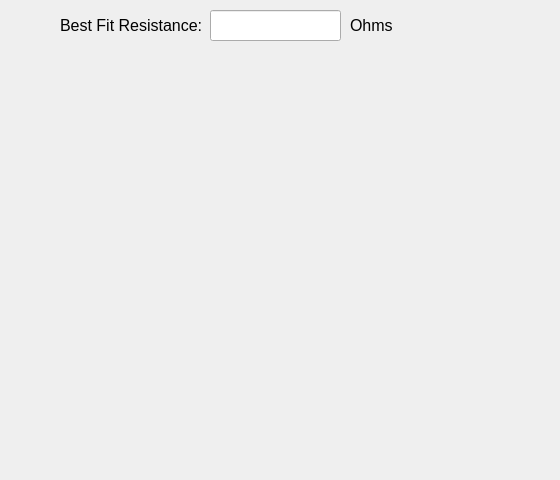
            <widget class="QWidget" name="tab_8">
             <attribute name="title">
              <string>Descending Source Plot</string>
             </attribute>
             <widget class="QWidget" name="widget_right" native="true">
              <property name="geometry">
               <rect>
                <x>10</x>
                <y>50</y>
                <width>541</width>
                <height>421</height>
               </rect>
              </property>
              <property name="sizePolicy">
               <sizepolicy hsizetype="Expanding" vsizetype="Minimum">
                <horstretch>0</horstretch>
                <verstretch>0</verstretch>
               </sizepolicy>
              </property>
              <widget class="MatplotlibWidget" name="mplwidget_right">
               <property name="geometry">
                <rect>
                 <x>200</x>
                 <y>140</y>
                 <width>151</width>
                 <height>91</height>
                </rect>
               </property>
               <property name="sizePolicy">
                <sizepolicy hsizetype="Preferred" vsizetype="Preferred">
                 <horstretch>0</horstretch>
                 <verstretch>0</verstretch>
                </sizepolicy>
               </property>
              </widget>
             </widget>
             <widget class="QLabel" name="label_20">
              <property name="geometry">
               <rect>
                <x>60</x>
                <y>10</y>
                <width>151</width>
                <height>31</height>
               </rect>
              </property>
              <property name="font">
               <font>
                <pointsize>12</pointsize>
               </font>
              </property>
              <property name="text">
               <string>Best Fit Resistance:</string>
              </property>
             </widget>
             <widget class="QLineEdit" name="lineEdit_best_fit_resistance_descending">
              <property name="geometry">
               <rect>
                <x>210</x>
                <y>10</y>
                <width>131</width>
                <height>31</height>
               </rect>
              </property>
              <property name="font">
               <font>
                <pointsize>12</pointsize>
               </font>
              </property>
              <property name="text">
               <string/>
              </property>
             </widget>
             <widget class="QLabel" name="label_resistance_unit_descending">
              <property name="geometry">
               <rect>
                <x>350</x>
                <y>10</y>
                <width>51</width>
                <height>31</height>
               </rect>
              </property>
              <property name="font">
               <font>
                <pointsize>12</pointsize>
               </font>
              </property>
              <property name="text">
               <string>Ohms</string>
              </property>
             </widget>
             <zorder>label_20</zorder>
             <zorder>lineEdit_best_fit_resistance_descending</zorder>
             <zorder>label_resistance_unit_descending</zorder>
             <zorder>widget_right</zorder>
            </widget>
